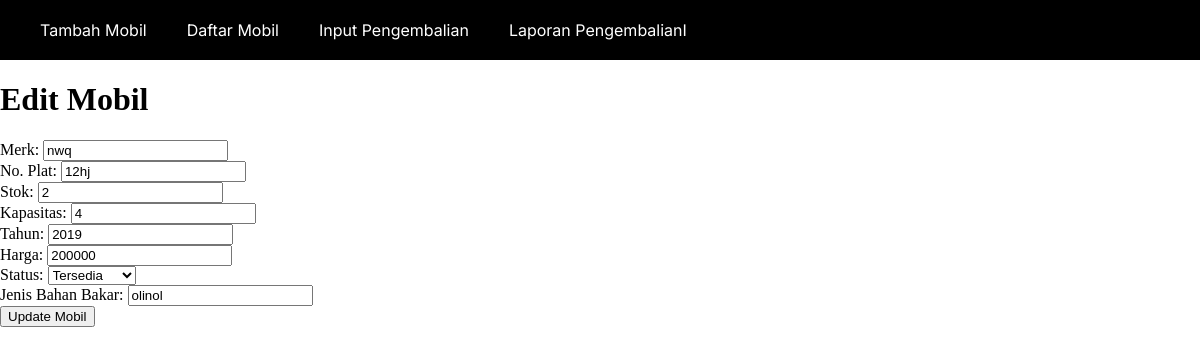
The app's page /airlangga_rent/admin/mobil_edit.php?id=2 with its own data.
### tables this page shows
CREATE TABLE `mobil` (
  `id_mobil` int(11) NOT NULL,
  `merk` varchar(255) NOT NULL,
  `no_plat` varchar(20) NOT NULL,
  `stok` int(11) NOT NULL,
  `kapasitas` int(11) NOT NULL,
  `tahun` int(11) NOT NULL,
  `harga` int(11) NOT NULL,
  `status` enum('Tersedia','Disewakan') NOT NULL DEFAULT 'Tersedia',
  `id_admin` int(11) DEFAULT NULL,
  `jenis_bahan_bakar` varchar(20) DEFAULT NULL,
  `foto_mobil` blob DEFAULT NULL
);

### airlangga_rent/admin/mobil_edit.php (the view, shortened to what this page needs)
<?php include 'header_admin.php';?>
<?php
include '../koneksi.php';
$idMobil = $_GET['id'];
$query = "SELECT * FROM mobil WHERE id_mobil = '$idMobil'";
$result = mysqli_query($conn, $query);
$row = mysqli_fetch_assoc($result);
?>
<!DOCTYPE html>
<html>
<head>
</head>
<body>
    <h1>Edit Mobil</h1>
    <form action="mobil_edit.php?id=<?php echo $idMobil; ?>" method="post" enctype="multipart/form-data">
        <label for="merk">Merk:</label>
        <input type="text" name="merk" value="<?php echo $row['merk']; ?>" required><br>
        <label for="no_plat">No. Plat:</label>
        <input type="text" name="no_plat" value="<?php echo $row['no_plat']; ?>" required><br>
        <label for="stok">Stok:</label>
        <input type="number" name="stok" value="<?php echo $row['stok']; ?>" required><br>
        <label for="kapasitas">Kapasitas:</label>
        <input type="number" name="kapasitas" value="<?php echo $row['kapasitas']; ?>" required><br>
        <label for="tahun">Tahun:</label>
        <input type="number" name="tahun" value="<?php echo $row['tahun']; ?>" required><br>
        <label for="harga">Harga:</label>
        <input type="number" name="harga" value="<?php echo $row['harga']; ?>" required><br>
        <label for="status">Status:</label>
        <select name="status" required>
            <option value="Tersedia" <?php if ($row['status'] == 'Tersedia') echo 'selected'; ?>>Tersedia</option>
        </select><br>
        <label for="jenis_bahan_bakar">Jenis Bahan Bakar:</label>
        <input type="text" name="jenis_bahan_bakar" value="<?php echo $row['jenis_bahan_bakar']; ?>" required><br>
        <input type="submit" value="Update Mobil">
    </form>
</body>
</html>

### airlangga_rent/admin/header_admin.php (style rules this page uses)
html, body { height: 100vh; width: 100vw; margin: 0; padding: 0; }

### records on screen
mobil: merk "nwq", no_plat "12hj", stok "2", kapasitas "4", tahun "2019", harga "200000", status "Tersedia", jenis_bahan_bakar "olinol"
